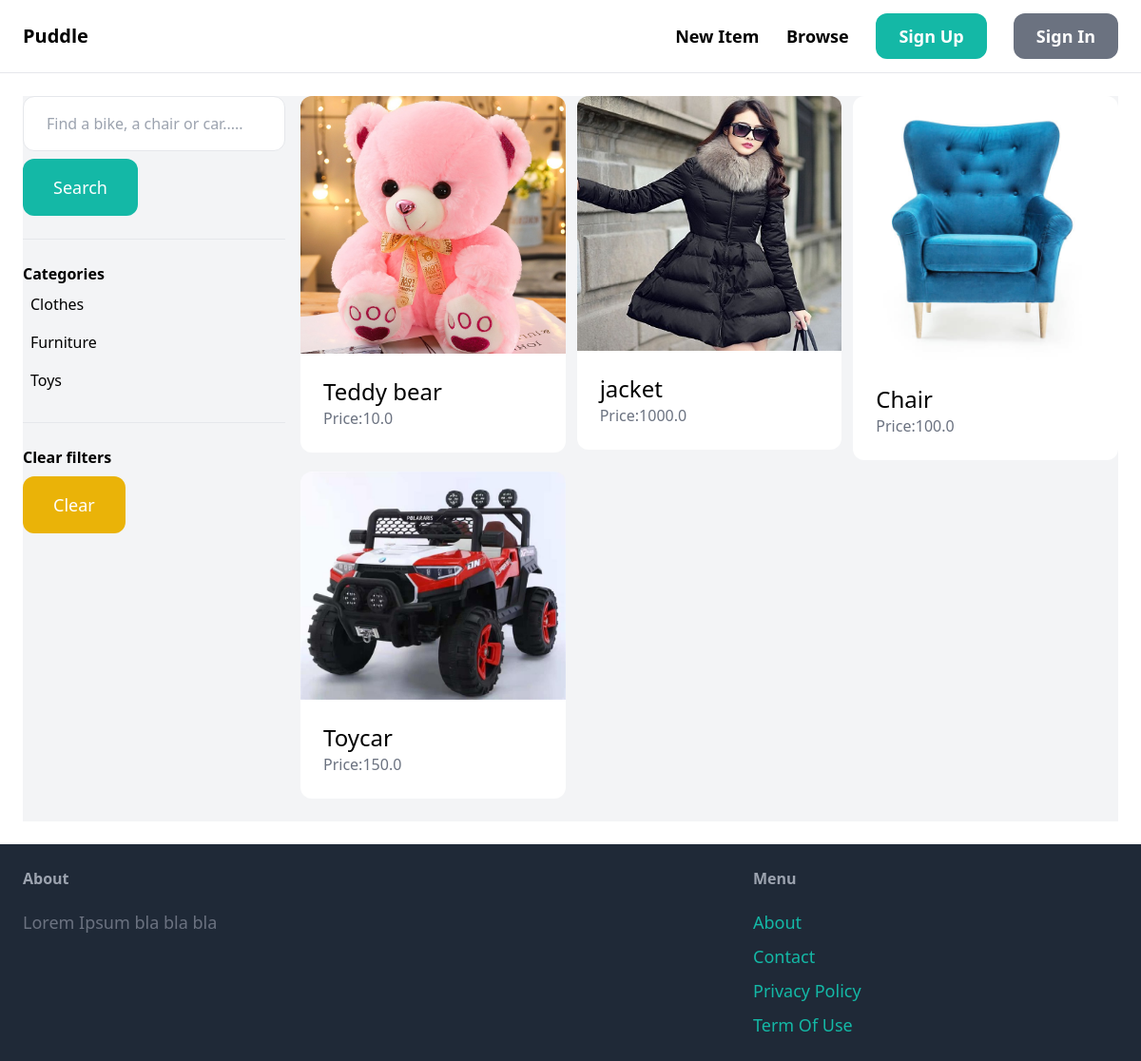
The app's page /items/ with its own data.
### item/models.py (models this page shows, shortened)
class Category(models.Model):
    name=models.CharField(max_length=255)
    class Meta:
        ordering =('name',)
        verbose_name_plural = 'Categories'

class Item(models.Model):
    category=models.ForeignKey(Category,related_name='items',on_delete=models.CASCADE)
    name=models.CharField(max_length=255)
    description = models.TextField(blank=True,null=True)
    price=models.FloatField()
    image=models.ImageField(upload_to='item_images',blank=True,null=True)
    is_sold=models.BooleanField(default=False)
    created_by=models.ForeignKey(User,related_name='items',on_delete=models.CASCADE)
    created_at=models.DateTimeField(auto_now_add=True)

### item/views.py (the view)
# urls.py: path('',views.items,name='items'),
def items(request):
    query=request.GET.get('query','')
    category_id=request.GET.get('category',0)
    categories = Category.objects.all()
    items=Item.objects.filter(is_sold=False)
    if category_id:
        items=items.filter(category_id=category_id)
    if query:
        items=items.filter(Q(name__icontains=query) | Q(description__icontains=query))
    return render(request,'item/items.html',{
        'items':items,
        'query':query,
        'categories':categories,
        'category_id':int(category_id),
    })

### item/templates/item/items.html (shortened to what this page needs)
{% extends 'core/base.html' %}
{% block content%}
    <div class="pb-6 grid grid-cols-4 gap-4 bg-gray-100">
        <div class="col-span-1">
            <form method="get" action="{% url 'item:items'%}">
                <input name="query" class="w-full py-4 px-6 border rounded-xl" type="text" value="{{ query}}" placeholder="Find a bike, a chair or car.....">
                <button class="mt-2 py-4 px-8 text-lg bg-teal-500 text-white rounded-xl">Search</button>
            </form>
            <hr class="my-6">
            <p class="font-semibold">Categories</p>
            <ul>
                {% for category in categories %}
                    <li class="py-2 px-2 rounded-xl{% if category.id == category_id%} bg-gray-200{% endif %}">
                        <a href="{% url 'item:items' %}?query={{query}}&category={{category.id}}">{{category.name}}</a>
                    </li>
                {% endfor %}
            </ul>
            <hr class="my-6">
            <p class="font-semibold">Clear filters</p>
            <ul>
                <li><a href="{% url 'item:items' %}" class="mt-2 py-4 px-8 inline-block bg-yellow-500 text-lg rounded-xl text-white">Clear</a>
            </ul>
        </div>
        <div class="col-span-3">
            <div class="grid grid-cols-3 gap-3">
                {% for item in items%}
                    <div>
                        <a href="{% url 'item:detail' item.id %}">
                            <div>
                                <img src="{{item.image.url}}" class="rounded-t-xl">
                            </div>
                            <div class="p-6 bg-white rounded-b-xl">
                                <h2 class="text-2xl">{{item.name}}</h2>
                                <p class="text-gray-500">Price:{{item.price}}</p>
                            </div>
                        </a>
                    </div>
                {% endfor %}
            </div>
        </div>
    </div>
{% endblock %}

### records on screen
Category: name "Clothes"
Category: name "Furniture"
Category: name "Toys"
Item: image (picture), name "Teddy bear", price "10.0"
Item: image (picture), name "jacket", price "1000.0"
Item: image (picture), name "Chair", price "100.0"
Item: image (picture), name "Toycar", price "150.0"
